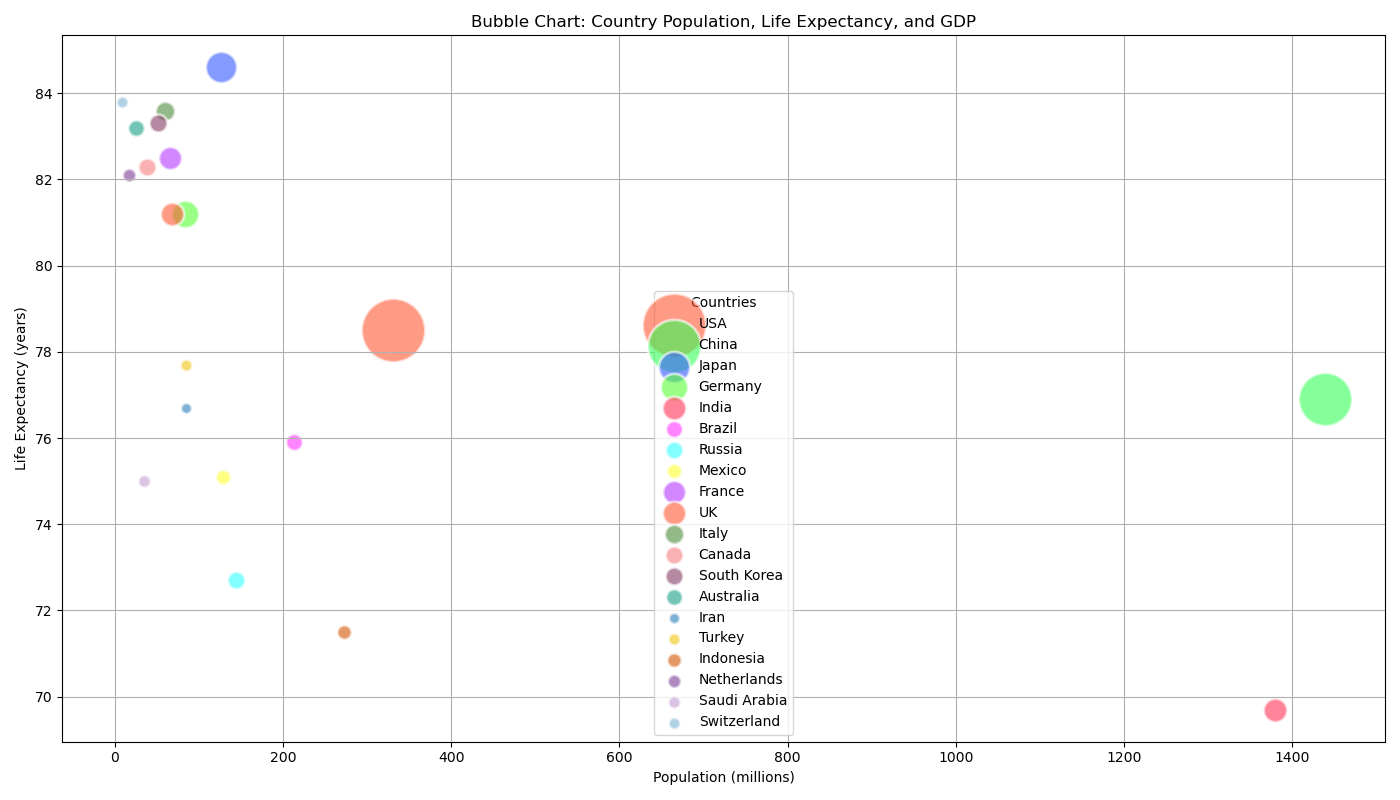

Recreate this plot in Python.

import matplotlib.pyplot as plt

# Table data provided above
data = {
    'Country': ['USA', 'China', 'Japan', 'Germany', 'India', 'Brazil', 'Russia', 'Mexico', 'France', 'UK', 'Italy', 'Canada', 'South Korea', 'Australia', 'Iran', 'Turkey', 'Indonesia', 'Netherlands', 'Saudi Arabia', 'Switzerland'],
    'Population (millions)': [331, 1439, 126, 83, 1380, 213, 144, 129, 65, 68, 60, 38, 51, 25, 84, 84, 273, 17, 35, 8.6],
    'Life Expectancy (years)': [78.5, 76.9, 84.6, 81.2, 69.7, 75.9, 72.7, 75.1, 82.5, 81.2, 83.6, 82.3, 83.3, 83.2, 76.7, 77.7, 71.5, 82.1, 75.0, 83.8],
    'GDP (billions)': [21000, 14722, 5060, 3846, 2875, 1434, 1579, 1158, 2715, 2827, 1908, 1646, 1642, 1393, 609, 720, 1058, 913, 793, 703]
}

# Create figure and axis
fig, ax = plt.subplots(figsize=(14, 8))

# Scatter plot for each country
for i in range(len(data['Country'])):
    ax.scatter(data['Population (millions)'][i], data['Life Expectancy (years)'][i], 
               s=data['GDP (billions)'][i]/10,  # Bubble sizes
               label='{}'.format(data['Country'][i]),
               alpha=0.6, edgecolors='w',
               linewidth=2)

# Custom colors
colors = ['#FF5733', '#33FF57', '#3357FF', '#57FF33', '#FF3357',
          '#FF33FF', '#33FFFF', '#FFFF33', '#B535FF', '#FF5733',
          '#4B8B3B', '#F67E7D', '#843B62', '#16A085', '#2980B9',
          '#F1C40F', '#D35400', '#7D3C98', '#C39BD3', '#7FB3D5']

# Apply the colors to the scatter plot
for i, dot in enumerate(ax.collections):
    dot.set_facecolor(colors[i % len(colors)])

# Title and labels
ax.set_title('Bubble Chart: Country Population, Life Expectancy, and GDP')
ax.set_xlabel('Population (millions)')
ax.set_ylabel('Life Expectancy (years)')

# Grid and legend
ax.grid(True)
ax.legend(title='Countries')

plt.tight_layout()
plt.show()
